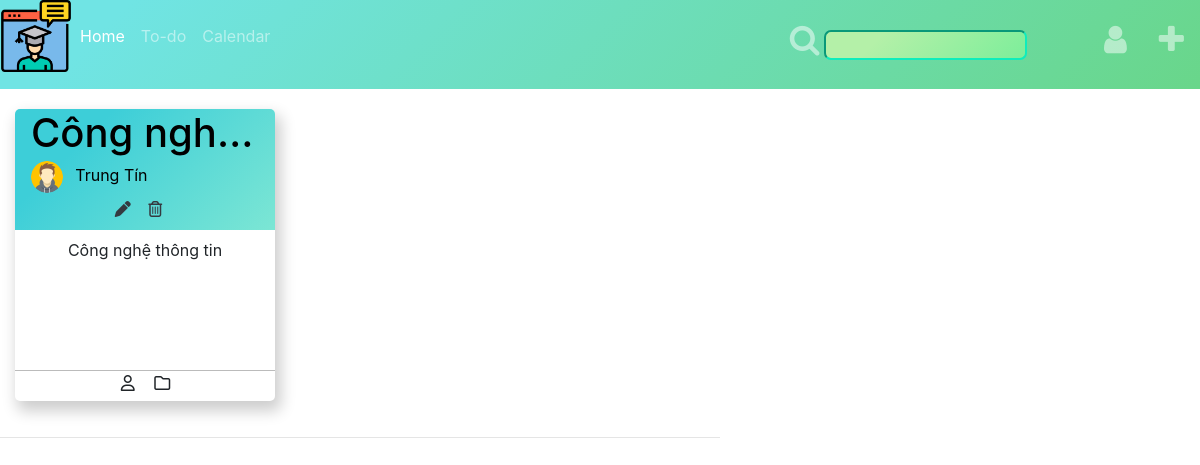
Before: /public/index-giaovien.php (signed in) with the older database file.
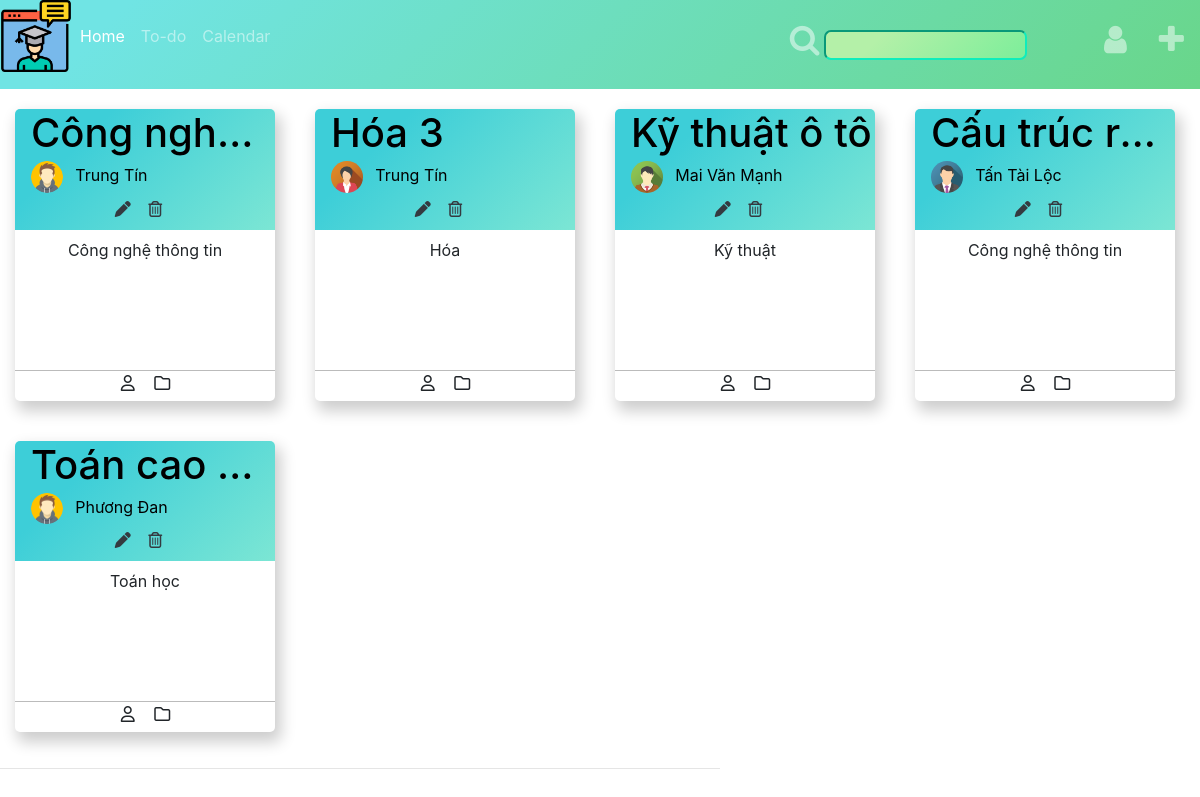
After: the same page with the newer database file.
### tables this page shows
CREATE TABLE `class` (
  `id` varchar(11) NOT NULL,
  `name` varchar(100) DEFAULT NULL,
  `subject` varchar(100) DEFAULT NULL,
  `teacher` varchar(100) DEFAULT NULL,
  `room` varchar(10) DEFAULT NULL,
  `image` varchar(100) DEFAULT NULL,
  `created_by_who` varchar(100) DEFAULT NULL,
  `created_by_id` int(11) DEFAULT NULL,
  `updated_at` timestamp NULL DEFAULT NULL ON UPDATE current_timestamp()
);

### libraries/Database.php (called while the page is built, shortened)
<?php
    class Database
    {
        public $link;
        public function __construct()
        {
            $this->link = mysqli_connect("localhost","root","","web_classroom") or die ();
            mysqli_set_charset($this->link,"utf8");
        }
        public function fetchOne($table , $query)
        {
            $sql  = "SELECT * FROM {$table} WHERE ";
            $sql .= $query;
            $sql .= "LIMIT 1";
            $result = mysqli_query($this->link,$sql) or die("Lỗi  truy vấn fetchOne " .mysqli_error($this->link));
            return mysqli_fetch_assoc($result);
        }
         public function fetchAll($table)
        {
            $sql = "SELECT * FROM {$table} WHERE 1" ;
            $result = mysqli_query($this->link,$sql) or die("Lỗi Truy Vấn fetchAll " .mysqli_error($this->link));
            $data = [];
            if( $result)
            {
                while ($num = mysqli_fetch_assoc($result))
                {
                    $data[] = $num;
                }
            }
            return $data;
        }
    }
?>

### libraries/Function.php (called while the page is built, shortened)
<?php
require_once __DIR__. "/Database.php";
function base_url()
{
	return $url="http://localhost/Code/final-web-classroom/";
}
function check_role($email){
    $db = new Database;
    $data_user =  $db -> fetchOne('user',"email = '".$email."'");
    if($data_user['role']==0){
        return 0;
    }elseif($data_user['role']==1){
        return 1;
    }
    else{
        return 2;
    }
}
 ?>

### public/index-giaovien.php (the view, shortened to what this page needs)
<?php
require_once __DIR__. "/../autoload/autoload.php";
$data_user = $db -> fetchOne('user',"email = '".$_SESSION['email']."'");
if(check_role($_SESSION['email'])==2){
    $class = $db ->fetchAll('class');
}
if(check_role($_SESSION['email'])==1){
    $class = $db -> fetchAllCondition('class',"created_by_id = '".$data_user['id']."'");
}
?>
<!DOCTYPE html>
<html>
<head>
    <link href="css/style.css" rel="stylesheet" type="text/css" />
    <link rel="stylesheet" href="https://maxcdn.bootstrapcdn.com/bootstrap/4.5.2/css/bootstrap.min.css">
    <link rel="stylesheet" href="https://cdnjs.cloudflare.com/ajax/libs/font-awesome/4.7.0/css/font-awesome.min.css">
</head>
<body>
    <nav class="navbar navbar-expand bg-primary navbar-dark p-0 sticky-top">
        <ul class="navbar-nav w-100">
            <span onclick="openNav()"><img class="logo" src="image/logov2.png"></span>
            <li class="nav-item active">
                <a class="nav-link" href="index-giaovien.php">Home</a>
            </li>
            <li class="nav-item">
                <a class="nav-link" href="#">To-do</a>
            </li>
            <li class="nav-item">
                <a class="nav-link" href="#">Calendar</a>
            </li>
            <li class="nav-item ml-auto mr-0">
                <a class="nav-link" href="#">
                    <label for="search"><i class="fa fa-search fa-2x"></i> </label>
                    <input onkeyup="search(this.value)" type="text" id="search" class="search">
                </a>
            </li>
            <?php if(check_role($data_user['email'])==2){
                ?>
                <li class="nav-item  ml-2 mr-2">
                <a class="nav-link" href="#">
                    <label for="showphanquyen"><i class="fa fa-user fa-2x"></i> </label>
                </a>
            </li><?php
            }
            ?>
            <li class="nav-item ml-2 mr-2">
                <a class="nav-link" href="#">
                    <label for="showaddjoinclassroom"><i class="fa fa-plus fa-2x"></i> </label>
                </a>
            </li>
        </ul>
    </nav>
    <div class=" index container">
    <div class="class-place">
        <div class="row class-container">
            <?php foreach ($class as $item):?>
            <a href="stream.php?id=<?php echo $item['id']?>">
            <div class="classcard col-xl-3 col-lg-3 col-md-4 col-sm-6 col-6">
                <div class="cell">
                    <div class="class-inf">
                    <div>
                        <h1 class="class-title text-left ml-3 mb-1"> <?php echo $item['name'] ?> </h1>
                    </div>
                        <div class="text-left ml-3 mt-0"><img src="<?php echo base_url() ?>/public/uploads/class/<?php echo $item['image'] ?>" class="avatar" style="width:13%; border-radius: 50%"> <?php $item['teacher'] ?><?php echo $item['teacher'] ?></div>
                        <a href="edit-class.php?id=<?php echo $item['id']?>"><i class="editclassroom fas fa-pen text-dark"></i></a>
                        <a href="delete-class.php?id=<?php echo $item['id']?>" onclick="return confirm('Are you sure to delete this class !'); "><i class="editclassroom far fa-trash-alt text-dark"></i></a>
                    </div>
                    <div class="class-main p-2">
                        <p class="title"> <?php echo $item['subject'] ?></p>
                    </div>
                    <div class="class-footer ">
                        <span class="circle">
                            <div class="work-icon">
                                <i class="fa fa-user-o " aria-hidden="true"></i>
                            </div>
                        </span>
                        <span class="circle">
                            <div class="folder-icon">
                                <i class="fa fa-folder-o" aria-hidden="true"></i>
                            </div>
                        </span>
                    </div>
                </div>
            </div>
            </a>
            <?php endforeach ?>
        </div>
        </div>
    </div>
            <hr style="width:60%; text-align:center; margin-left:0">
</body>
</html>

### public/css/style.css (style rules this page uses)
.logo { height: 72px; font-size: 30px; cursor: pointer; }
.editclassroom { text-align: center; margin-right: 13px; }
a:link { color: black; }
.nav-link { padding-top: 1.5rem !important; padding-bottom: 1.5rem !important; }
.circle { width: 30px; height: 30px; display: inline-block; transition: background 0.2s; }
[class*="-icon"] { height: auto; width: 100%; }
ol, ul { list-style: none; }
.container { max-width: 1320px !important; }
.cell { max-width: 300px; margin: 20px 0 20px 0; text-align: center; box-shadow: 4px 8px 15px 2px rgba(0, 0, 0, 0.2); border-radius: 5px; }
.class-inf { border-top-left-radius: 5px; border-top-right-radius: 5px; background-color: #76e4cc; background-image: linear-gradient(315deg, #7ce6d4, #3dced8 74%); }
.class-title { overflow: hidden; text-overflow: ellipsis; white-space: nowrap; max-height: 100px; }
.class-main { min-height: 140px; }
.class-footer { border-top: 1px solid #bbb; max-height: 57px; }
.cell { margin-right: 10px; }
label { cursor: pointer; }
#search { background-image: linear-gradient(315deg, #7dee9a, #b4f0a8 74%); width: 70%; border-color: #0fecbc; outline: none; border-radius: 7px; }
.navbar { background-image: linear-gradient(315deg, #69d68a 0%, #70e4e4 90%); }
.editclassroom { margin-bottom: 13px; margin-top: 8px; }
.avatar { margin-right: 8px; }
.class-title { margin-bottom: 20px; }
body, html { height: 100%; margin: 0; }

Changed rows visible on the page:
added class: name "Hóa 3", image (picture), teacher "Trung Tín", subject "Hóa"
added class: name "Kỹ thuật ô tô", image (picture), teacher "Mai Văn Mạnh", subject "Kỹ thuật"
added class: name "Cấu trúc r…", image (placeholder picture), teacher "Tấn Tài Lộc", subject "Công nghệ thông tin"
added class: name "Toán cao…", image (placeholder picture), teacher "Phương Đan", subject "Toán học"
